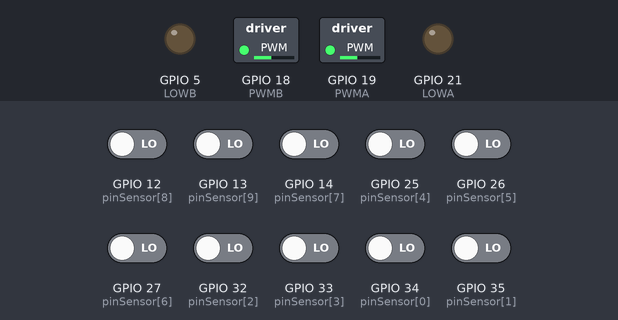
Simulated run of this sketch. Board: ESP32. Parts: switched loads named in the sketch (green lamp = pin HIGH), output pins drawn as LEDs (lit = HIGH). The test bench sets the inputs (shaded band); at power-on: GPIO 12 (pinSensor[8]), GPIO 13 (pinSensor[9]), GPIO 14 (pinSensor[7]), GPIO 25 (pinSensor[4]), GPIO 26 (pinSensor[5]), GPIO 27 (pinSensor[6]), GPIO 32 (pinSensor[2]), GPIO 33 (pinSensor[3]), GPIO 34 (pinSensor[0]), GPIO 35 (pinSensor[1]) LOW. What the sketch prints to the serial monitor is not drawn.

Above: at 1.2 s.
1.3 s: GPIO 12 (pinSensor[8]) driven HIGH and GPIO 13 (pinSensor[9]) driven HIGH
At 1.8 s:
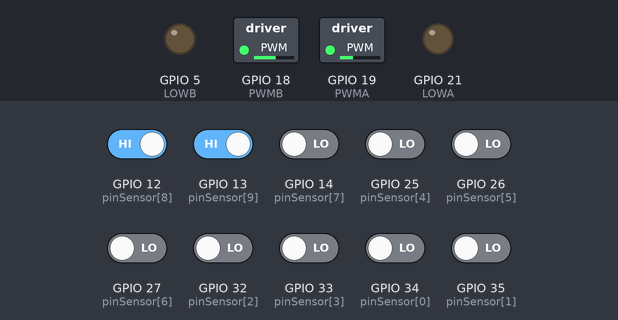
2.8 s: GPIO 12 (pinSensor[8]) driven LOW
At 4.0 s:
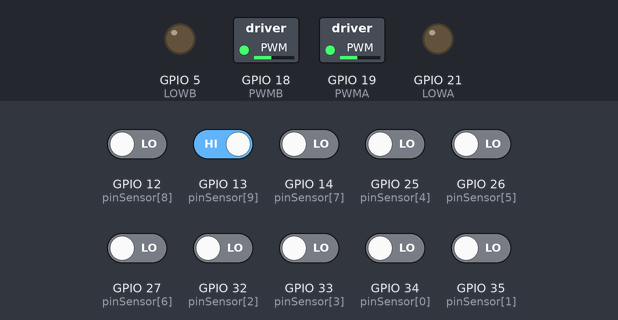
4.3 s: GPIO 12 (pinSensor[8]) driven HIGH
At 5.2 s:
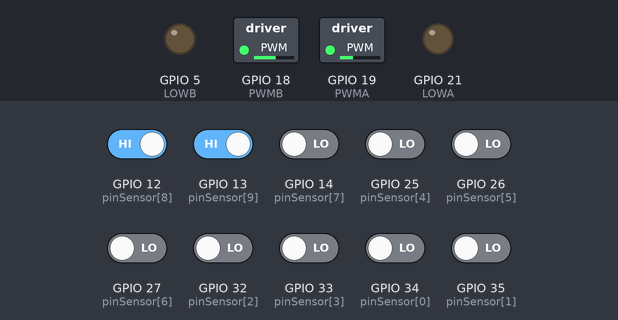
7.3 s: GPIO 13 (pinSensor[9]) driven LOW
At 7.6 s:
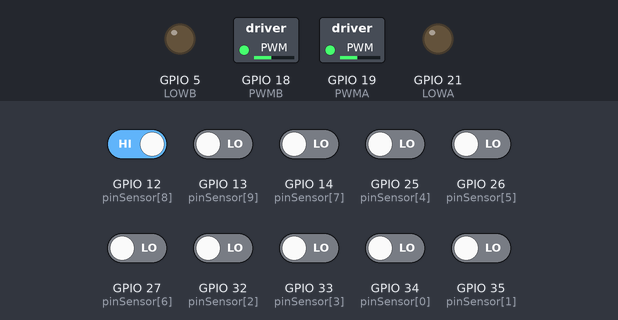
Timing chart, 0 to 9.8 s (numbered marks = the images above; inputs shaded):
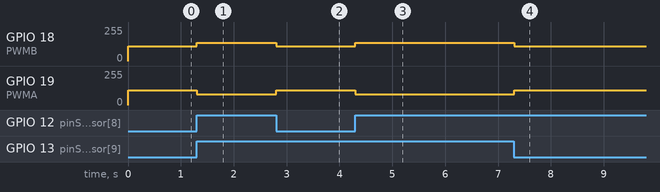

The sketch:

LFPID_10SENSOR.ino
```cpp
#define PWMA 19
#define PWMB 18
#define LOWA 21
#define LOWB 5

const int pinSensor[] = {34, 35, 32, 33, 25, 26, 27, 14, 12, 13};
const int jumlahSensor = sizeof(pinSensor) / sizeof(pinSensor[0]);

const int weightSensor[] = {-5, -4, -3, -2, -1, 1, 2, 3, 4, 5};

int valueSensor[10];

const int freq = 2000;
const int resolusi = 8;

int kp = 28;
int kd = 24;
static int lastError = 0; // nyimpen error sebelumnya

void setup() {
  Serial.begin(115200); // buat debug

  for (int i = 0; i < jumlahSensor; i++) {
    pinMode(pinSensor[i], INPUT);
  }

  pinMode(PWMA, OUTPUT);
  pinMode(PWMB, OUTPUT);
  pinMode(LOWA, OUTPUT);
  pinMode(LOWB, OUTPUT);

  ledcSetup(0, freq, resolusi);
  ledcAttachPin(PWMA, 0);

  ledcSetup(1, freq, resolusi);
  ledcAttachPin(PWMB, 1);

  digitalWrite(LOWA, LOW);
  digitalWrite(LOWB, LOW);
}

void loop() {
  int sensorAktif = 0;
  int totalWeight = 0;

  // Baca semua sensor
  for (int i = 0; i < jumlahSensor; i++) {
    valueSensor[i] = digitalRead(pinSensor[i]);
    if (valueSensor[i] == 0) { // deteksi garis hitam
      totalWeight += weightSensor[i];
      sensorAktif++;
    }
    Serial.print(valueSensor[i]);
    Serial.print(" ");
  }
  Serial.println();

  int error = 0;
  if (sensorAktif > 0) {
    error = totalWeight / sensorAktif;
  }

  int derivative = error - lastError;
  lastError = error;

  int output = kp * error + kd * derivative;

  PWMMotor(output);
}

void PWMMotor(int output) {
  int baseSpeed = 110;
  int kanan = baseSpeed + output;
  int kiri = baseSpeed - output;
  kanan = constrain(kanan, 0, 255);
  kiri = constrain(kiri, 0, 255);

  ledcWrite(0, kanan);
  ledcWrite(1, kiri);
}
```

Measured:
- after the input at 1.3 s, GPIO 18 (PWMB): 110/255 → 137/255 at once; GPIO 19 (PWMA): 110/255 → 82/255 at once
- after the input at 2.8 s, GPIO 18 (PWMB): 137/255 → 110/255 at once; GPIO 19 (PWMA): 82/255 → 110/255 at once
- after the input at 4.3 s, GPIO 18 (PWMB): 110/255 → 137/255 at once; GPIO 19 (PWMA): 110/255 → 82/255 at once
- after the input at 7.3 s, GPIO 18 (PWMB): 137/255 → 110/255 at once; GPIO 19 (PWMA): 82/255 → 110/255 at once
